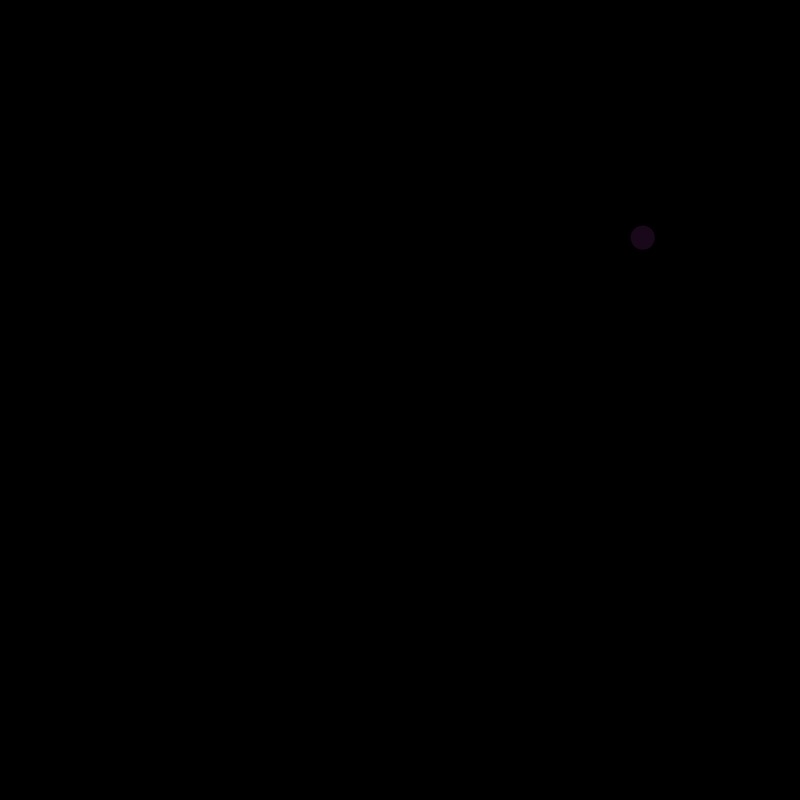
Frame 1 (no input)
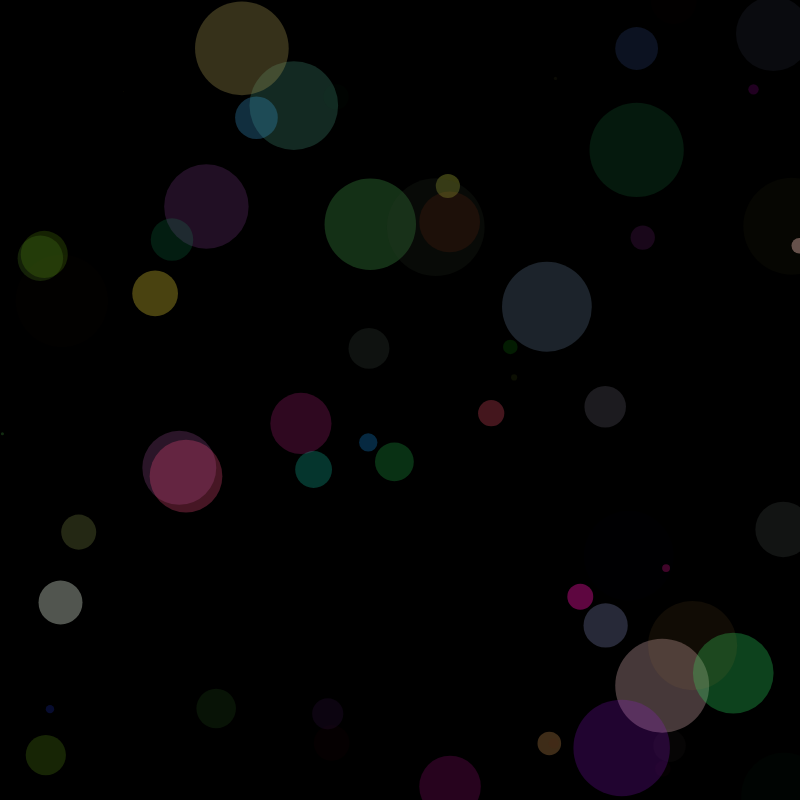
Frame 60 (no input)
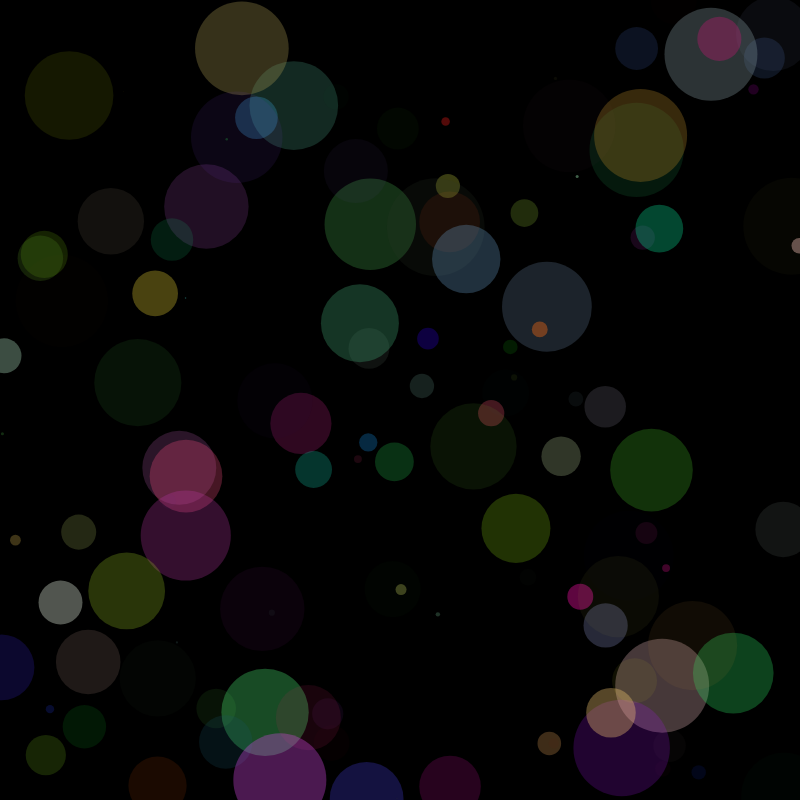
Frame 120 (the mouse pressed at the canvas centre since frame 60)

The p5.js sketch that drew these frames (run headless with seeded random() and noise() and a simulated clock; from frame 60 on, the mouse is pressed at the canvas centre):

// p5.js sketch
// ── sketch.js
function setup() {
  createCanvas(800, 800);
  background(0);
}

function draw() {

  fill(random(255), random(255), random(255),random(100));
  noStroke();
  ellipse(random(800), random(800), random((10, 100)));



}
